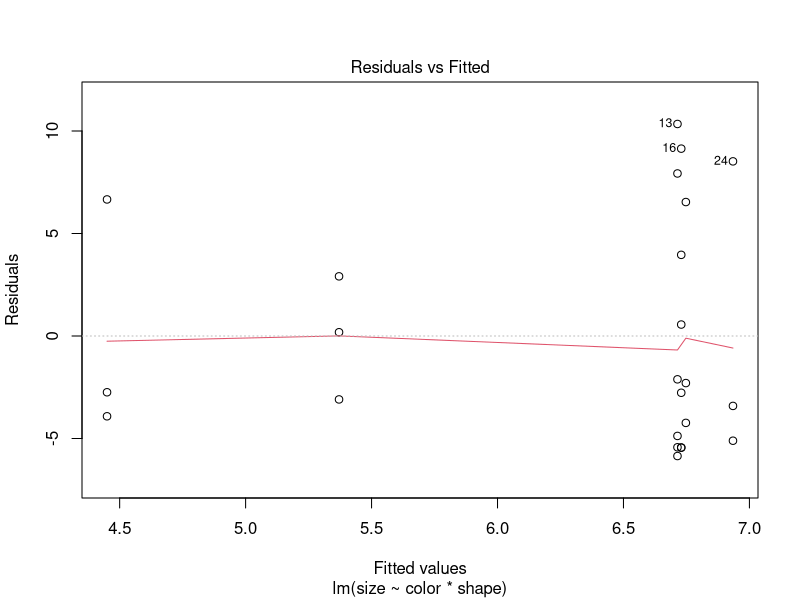

This figure's R source:
## ---- chunk 1
library(tidyverse)
library(emmeans)
library(car)
## ---- chunk 2
set.seed(42)
balloon.data <- data.frame(
  color = c(rep("green", 6), rep("red", 12), rep("blue", 6)),
  shape = rep(c("square", "circle"), 12),
  size  = rpois(24, lambda = 5) * abs(rnorm(24))
) |>
  mutate(
    color = factor(color, levels = c("blue", "green", "red")),
    shape = factor(shape, levels = c("circle", "square"))
  )
## ---- chunk 3
with(balloon.data, tapply(size, shape,
                          FUN = function(x) shapiro.test(x)$p.value))
with(balloon.data, tapply(size, list(color, shape),
                          FUN = function(x) shapiro.test(x)$p.value))
## ---- chunk 4
leveneTest(size ~ color * shape, data = balloon.data)
## ---- chunk 5
# Two-level factor — equivalent to a two-sample t-test with equal variances
summary(aov(size ~ shape, data = balloon.data))
t.test(size ~ shape, data = balloon.data, var.equal = TRUE)

# Three-level factor
summary(aov(size ~ color, data = balloon.data))
## ---- chunk 6
balloon.lm.color <- lm(size ~ color, data = balloon.data)

# Estimated marginal means
emmeans(balloon.lm.color, ~ color)

# All pairwise contrasts, Tukey-adjusted
emmeans(balloon.lm.color, ~ color) |>
  pairs(adjust = "tukey")
## ---- chunk 7
balloon.lm <- lm(size ~ color * shape, data = balloon.data)
anova(balloon.lm)
## ---- chunk 8
emmeans(balloon.lm, ~ color * shape)
## ---- chunk 9
# Average effect of color (averaged over both shapes)
emmeans(balloon.lm, ~ color) |>
  pairs(adjust = "tukey")

# Average effect of shape (averaged over all colors)
emmeans(balloon.lm, ~ shape) |>
  pairs(adjust = "tukey")
## ---- chunk 10
# Effect of color within each shape
emmeans(balloon.lm, ~ color | shape) |>
  pairs(adjust = "tukey")

# Effect of shape within each color
emmeans(balloon.lm, ~ shape | color) |>
  pairs(adjust = "tukey")
## ---- chunk 11
# Residual normality
shapiro.test(residuals(balloon.lm))

# Fitted vs. residuals plot to check homoscedasticity
plot(balloon.lm, which = 1)
## ---- chunk 12
kruskal.test(size ~ color, data = balloon.data)
## ---- chunk 13
#| echo: false
sessionInfo()
